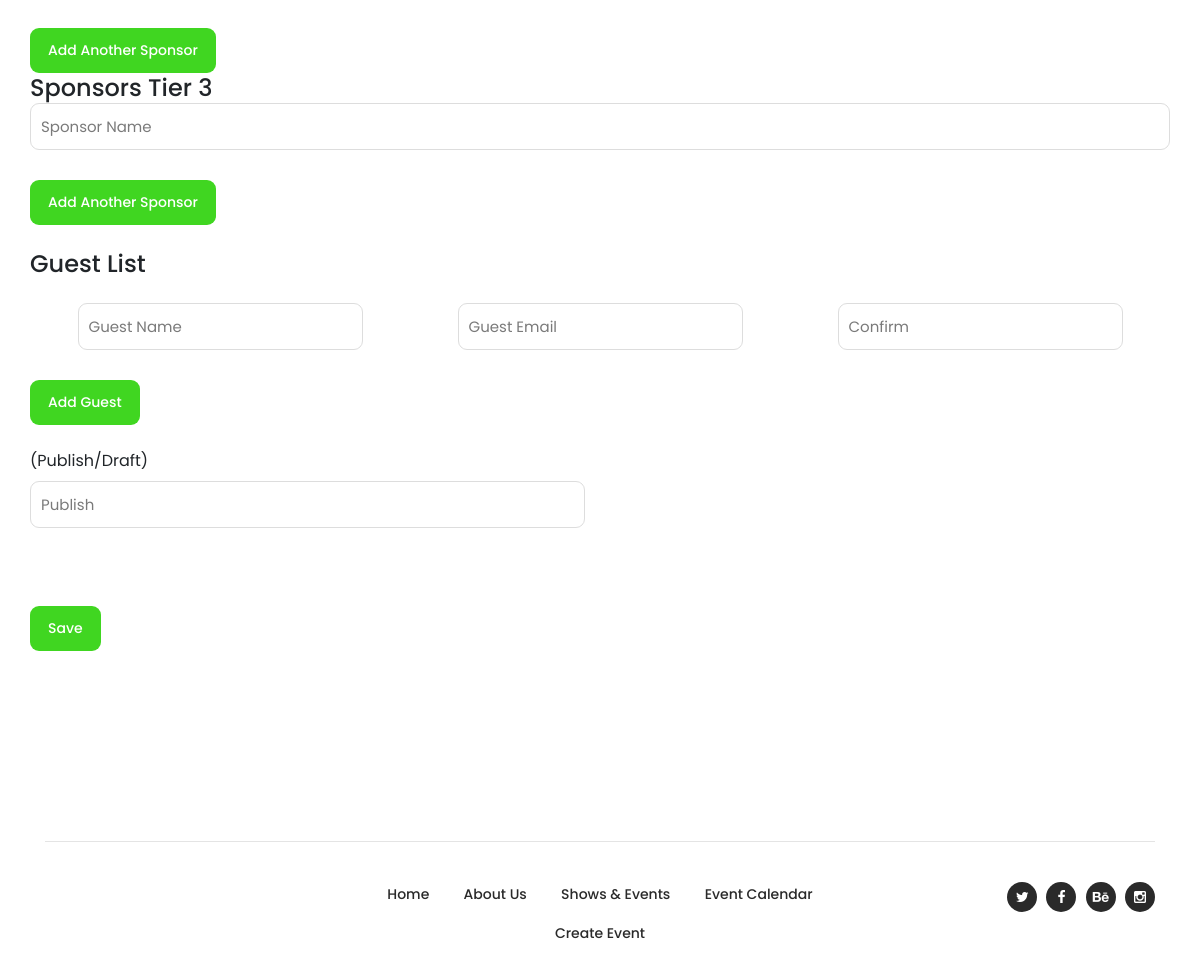
The app's page /update/100/ (signed in, lower part), older data.
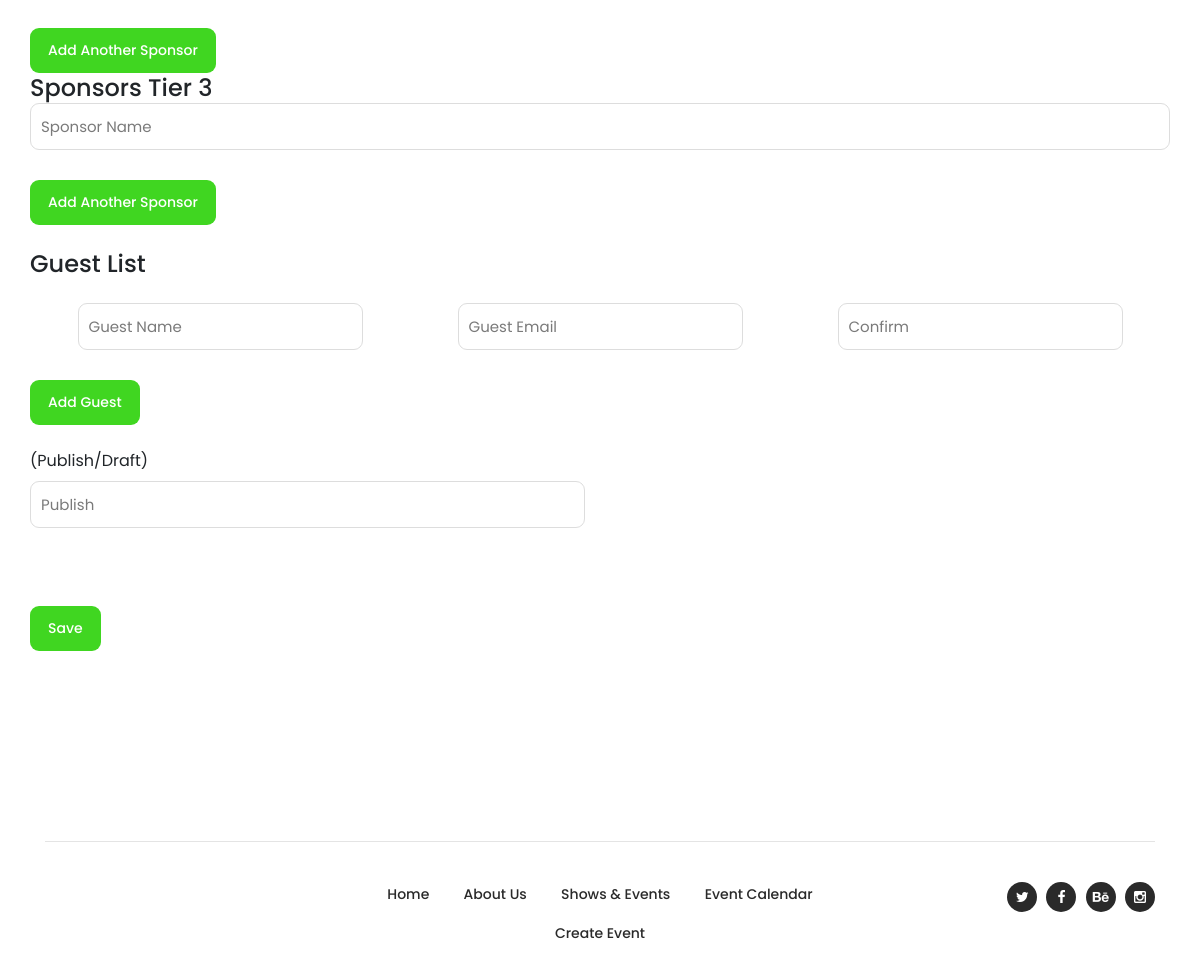
The same page, newer data.
### EMS/models.py (models this page shows, shortened)
class Guest(models.Model):
    CONFIRM_CHOICES = [
        ('confirm', 'Confirm'),
        ('not_confirm', 'Not Confirm'),
    ]
    event = models.ForeignKey(EventData, on_delete=models.CASCADE, related_name='guests')
    name = models.CharField(max_length=100)
    email = models.EmailField()
    confirm = models.CharField( max_length=100 , choices=CONFIRM_CHOICES, blank=True, default='confirm')

### EMS/views.py (the view)
# urls.py: path('update/<int:pk>/', views.event_update, name='event_update'),
@login_required(login_url="login")
def event_update(request, pk):
    event = get_object_or_404(EventData, id=pk, user=request.user)
    form = EventDataForm(request.POST or None, request.FILES or None, instance=event)
    image_forms = ImageForm()
    schedule_image_forms = ScheduleImageForm()
    sitting_image_forms = SeatingImageForm()
    guests = Guest.objects.filter(event=event)
    if request.method == 'POST':
        sponsor_links = request.POST.getlist('sponsor_link')
        sponsor_logos = request.FILES.getlist('sponsor_logo')
        sponsor1_logos = request.FILES.getlist('sponsor1_logo')
        sponsor2_names = request.POST.getlist('sponsor2_name')
        detail_titles = request.POST.getlist('detail_title')
        detail_descriptions = request.POST.getlist('detail_description')
        guest_names = request.POST.getlist('guest_name')
        guest_emails = request.POST.getlist('guest_email')
        guest_confirmed = request.POST.getlist('guest_is_confirm')
        print("-->")
        print(guest_names, guest_emails, guest_confirmed)
        email_list = ""
        for name, email, confirmed in zip(guest_names, guest_emails, guest_confirmed):
                if(confirmed == "confirm"):
                    email_list = email+","+email_list
        if form.is_valid():
            event = form.save(commit=False)
            event.updated_user = request.user
            event.geast_list = email_list
            event.save()
            if 'image' in request.FILES:
                Image.objects.filter(event=event).delete()
                for image_file in request.FILES.getlist('image'):
                    Image.objects.create(event=event, image=image_file)
            if 'sitting_plan' in request.FILES:
                SeatingImage.objects.filter(event=event).delete()
                for image_file in request.FILES.getlist('sitting_plan'):
                    SeatingImage.objects.create(event=event, image=image_file)
            if 'schedule_plan' in request.FILES:
                ScheduleImage.objects.filter(event=event).delete()
                for image_file in request.FILES.getlist('schedule_plan'):
                    ScheduleImage.objects.create(event=event, image=image_file)
            for link, logo in zip(sponsor_links, sponsor_logos):
                SponsorWithLink.objects.create(event=event, link=link, logo=logo)
            for logo in sponsor1_logos:
                SponsorWithImage.objects.create(event=event,logo=logo)
            for name in sponsor2_names:
                if(name.__len__() != 0):
                    SponsorWithName.objects.create(event=event, name=name)
            EventDetail.objects.filter(event=event).delete()
            for title, description in zip(detail_titles, detail_descriptions):
                EventDetail.objects.create(event=event, title=title, description=description)
            print("ye vala -->")
            print(guest_names, guest_emails, guest_confirmed)
            Guest.objects.filter(event=event).delete()
            for name, email, confirmed in zip(guest_names, guest_emails, guest_confirmed):
                print("or ye vala -->")
                print(guest_names, guest_emails, guest_confirmed)
                Guest.objects.create(event=event, name=name, email=email, confirm=confirmed)
            subject = "Invitaion of "+event.name
            message = """<!DOCTYPE html>
<html lang="en">

<head>
    <meta charset="UTF-8">
    <meta name="viewport" content="width=device-width, initial-scale=1.0">
    <title>Document</title>
    <link href="https://cdn.jsdelivr.net/npm/bootstrap@5.3.3/dist/css/bootstrap.min.css" rel="stylesheet"
        integrity="sha384-QWTKZyjpPEjISv5WaRU9OFeRpok6YctnYmDr5pNlyT2bRjXh0JMhjY6hW+ALEwIH" crossorigin="anonymous">

    <style>
        .venue-tickets {
            margin: 0px 15px;
        }

        .venue-tickets .venue-item {
            margin-bottom: 23px;
        }

        .venue-item .thumb img {
            width: 100%;
            overflow: hidden;
        }

        .venue-item .down-content {
            background-color: #07421b;
            position: relative;
            display: inline-block;
            z-index: 1;
            width: 100%;
        }

        .venue-item .down-content .left-content {
            width: 31%;
            float: left;
            background-color: rgba(124, 131, 139, 0.3);
            height: 100%;
            display: inline-block;
            position: absolute;
            z-index: 111;
        }

        .venue-item .down-content .left-content .main-white-button {
            -webkit-transform: rotate(-90deg);
            -moz-transform: rotate(-90deg);
            -o-transform: rotate(-90deg);
            -ms-transform: rotate(-90deg);
            transform: rotate(-90deg);
            position: absolute;
            top: 50%;
            margin-top: -22.5px;
        }

        .venue-item .down-content .right-content {
            /* width: 64%; */
            margin-left: 5%;
        }

        .venue-item .down-content .right-content h4 {
            font-size: 22px;
            color: #fff;
            font-weight: 700;
            margin-top: 30px;
        }

        .venue-item .down-content .right-content p {
            color: #fff;
            margin-top: 20px;
            font-weight: 300;
            padding-right: 30px;
            margin-bottom: 20px;
        }

        .venue-item .down-content .right-content ul li {
            display: inline-block;
            color: #fff;
            font-size: 16px;
            margin-right: 20px;
            ;
        }

        .venue-item .down-content .right-content ul li i {
            margin-right: 5px;
        }

        .venue-item .down-content .right-content .price {
            background-color: rgba(124, 131, 139, 0.3);
            display: inline-block;
            padding: 20px;
            margin-top: 25px;
            margin-bottom: 30px;
        }

        .venue-item .down-content .right-content .price span {
            color: #fff;
            font-size: 14px;
            line-height: 25px;
        }

        .venue-item .down-content .right-content .price span em {
            font-weight: 700;
            font-size: 20px;
            font-style: normal;
        }

        .main-white-button a {
            display: inline-block;
            font-size: 14px;
            padding: 12px 18px;
            background-color: #fff;
            color: #2a2a2a;
            text-align: center;
            font-weight: 500;
            text-transform: capitalize;
            transition: all .3s;
            border-radius: 5px;
            text-decoration: none;
        }

        .main-white-button a:hover {
            opacity: 0.9;
        }

        .main-dark-button a {
            display: inline-block;
            font-size: 14px;
            padding: 12px 18px;
            background-color: #40d621;
            color: #fff;
            text-align: center;
            font-weight: 500;
            text-transform: capitalize;
            transition: all .3s;
        }

        .main-dark-button a:hover {
            opacity: 0.9;
        }

.text-button a {
  font-size: 14px;
  color: #088633;
  transition: all .3s;
}

.text-button i {
  font-size: 12px;
  margin-left: 5px;
  transition: all .5s;
}

.text-button a:hover {
  color: #40d621;
}

.text-button a:hover i {
  margin-left: 8px;
}


    </style>
</head>

<body>

    <!-- *** Venues & Tickets ***-->
    <div class="venue-tickets">
        <div class="container-fluid">
            <div class="row" style="width: 90%;margin: auto;justify-content: center;">
                <div class="col-lg-12">
                    <div class="section-heading">
                    </div>
                </div>
                <div class="col-lg-3">
                    <div class="venue-item" style="border-radius: 9px; overflow: hidden;">
                        <div class="thumb">
                            <img src="https://huppsi.pythonanywhere.com"""+event.image.url+""""
                                alt="">
                        </div>
                        <div class="down-content" style="border-radius: 0 0 9px 9px; overflow: hidden;height: 400px;">
                            <div class="right-content">
                                <h4>"""+event.name[:20]+"""...</h4>
                                <p>"""+event.description[:80]+"""</p>
                                <p>"""+str(event.start_date) +" - "+ str(event.start_time)+"""...</p>
                                <p>"""+ str(event.place_info)+"""...</p>
                                <p> This is the Secret Code for access this private event from our website search box "https://huppsi.pythonanywhere.com" <br>Secret Code : """+ encode_base64(f"{event.user}$$@$${event.id}")+"""</p>
                                <div class="main-white-button" style="margin: 20px 0;position: absolute;bottom: 0;">
                                    <a href="https://huppsi.pythonanywhere.com/event/"""+str(event.id)+"""">Event Details</a>
                                </div>
                            </div>
                        </div>
                    </div>
                </div>


            </div>
        </div>
    </div>
    <script src="https://cdn.jsdelivr.net/npm/bootstrap@5.3.3/dist/js/bootstrap.bundle.min.js"
        integrity="sha384-YvpcrYf0tY3lHB60NNkmXc5s9fDVZLESaAA55NDzOxhy9GkcIdslK1eN7N6jIeHz"
        crossorigin="anonymous"></script>

</body>

</html>
            """
            html_content = message
            send_bulk_email(subject ,html_content, event.geast_list.split(","))
            return redirect('event_list')
    else:
        form = EventDataForm(instance=event)
    return render(request, 'events/event_form.html', {
        'form': form,
        'image_form': image_forms,
        'sitting_image_forms': sitting_image_forms,
        'schedule_image_forms': schedule_image_forms,
        'active_page': 'update',
        'event': event,
        'guests': guests
    })

### EMS/forms.py
class ImageForm(forms.ModelForm):
    image = forms.ImageField()
    class Meta:
        model = Image
        fields = ['image']
    def __init__(self, *args, **kwargs):
        self.instance = kwargs.get('instance', None)
        super(ImageForm, self).__init__(*args, **kwargs)
        if self.instance and self.instance.pk:
            self.fields['image'].required = False
            self.fields['image'].label = "Change Image (Optional)"
            self.fields['image'].widget.attrs.update({
                'placeholder': 'Leave empty to keep the current image'
            })
        else:
            self.fields['image'].required = True

### EMS/templates/events/event_form.html (shortened to what the changed rows need)
{% extends 'base/base.html' %}
{% block content %}
<div class="rent-venue-application">
    <div class="container">
        <div class="row">
            <div class="contact-form">
                <form id="contact" method="post" enctype="multipart/form-data">
                    <div class="row">
                        <div class="guest-form col-sm-12">
                            <br>
                            <br>
                            <div id="guest-fields">
                                {% if guests %}
                                {% for guest in guests %}
                                <div class="guest-field" style="display: flex;justify-content: space-around;">
                                    <input class="col-md-3 col-sm-12" type="text" name="guest_name"
                                        value="{{ guest.name }}" placeholder="Guest Name">
                                    <input class="col-md-3 col-sm-12" type="email" name="guest_email"
                                        value="{{ guest.email }}" placeholder="Guest Email">
                                        <select class="col-md-3 col-sm-12" name="guest_is_confirm">
                                            <option value="confirm" {% if guest.confirm == 'confirm' %}selected{% endif %}>Confirm</option>
                                        </select>
                                </div>
                                {% endfor %}
                                {% else %}
                                <div class="guest-field" style="display: flex;justify-content: space-around;">
                                    <input class="col-md-3 col-sm-12" type="text" name="guest_name"
                                        placeholder="Guest Name">
                                    <input class="col-md-3 col-sm-12" type="email" name="guest_email"
                                        placeholder="Guest Email">
                                    <select class="col-md-3 col-sm-12" name="guest_is_confirm">
                                        <option value="confirm" selected>Confirm</option>
                                    </select>
                                </div>
                                {% endif %}
                            </div>
                            <br>
                        </div>
                    </div>
                </form>
            </div>
        </div>
    </div>
</div>
{% endblock content %}

Row changes from the older to the newer data that the page shows:
added Guest: guest_is_confirm "Confirm"
Text that changed along with them:
form field guest_is_confirm: "Confirm" → (not shown)
